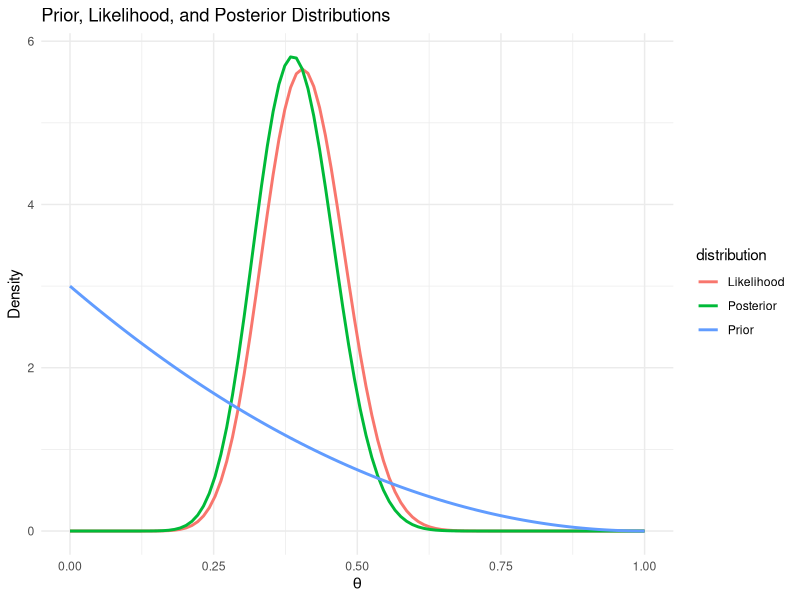

This chart was generated by the following R code:
## ---- chunk 1
knitr::opts_chunk$set(echo = TRUE)
## ---- chunk 2
# Required libraries
library(ggplot2)
## ---- chunk 3
# Prior parameters
alpha_prior <- 1
beta_prior <- 3

# Calculations
prior_mean <- alpha_prior / (alpha_prior + beta_prior)
prior_sd <- sqrt((alpha_prior * beta_prior) / ((alpha_prior + beta_prior)^2 * (alpha_prior + beta_prior + 1)))

# Print results
cat("Prior Mean:", prior_mean, "\n")
cat("Prior SD:", prior_sd, "\n")

## ---- chunk 4
# Credible interval for the prior
prior_ci <- qbeta(c(0.025, 0.975), alpha_prior, beta_prior)
cat("95% Credible Interval for Prior:", prior_ci, "\n")

## ---- chunk 5
# Data from the survey
successes <- 19
total_responses <- 47
failures <- total_responses - successes

# Posterior parameters
alpha_post <- alpha_prior + successes
beta_post <- beta_prior + failures

cat("Posterior Alpha:", alpha_post, "\n")
cat("Posterior Beta:", beta_post, "\n")

## ---- chunk 6
# Posterior mean and standard deviation
post_mean <- alpha_post / (alpha_post + beta_post)
post_sd <- sqrt((alpha_post * beta_post) / ((alpha_post + beta_post)^2 * (alpha_post + beta_post + 1)))

# 95% credible interval for the posterior
post_ci <- qbeta(c(0.025, 0.975), alpha_post, beta_post)

# Print results
cat("Posterior Mean:", post_mean, "\n")
cat("Posterior SD:", post_sd, "\n")
cat("95% Credible Interval for Posterior:", post_ci, "\n")
## ---- chunk 7
# Generate data for plotting
theta_vals <- seq(0, 1, length.out = 100)

# Prior, likelihood, and posterior densities
prior_density <- dbeta(theta_vals, alpha_prior, beta_prior)
likelihood_density <- dbeta(theta_vals, successes + 1, failures + 1)  # Beta approximation of likelihood
posterior_density <- dbeta(theta_vals, alpha_post, beta_post)

# Create a data frame for ggplot
plot_data <- data.frame(
  theta = rep(theta_vals, 3),
  density = c(prior_density, likelihood_density, posterior_density),
  distribution = rep(c("Prior", "Likelihood", "Posterior"), each = length(theta_vals))
)

# Plot
ggplot(plot_data, aes(x = theta, y = density, color = distribution)) +
  geom_line(size = 1) +
  labs(title = "Prior, Likelihood, and Posterior Distributions", x = expression(theta), y = "Density") +
  theme_minimal()

## ---- chunk 8
# Step 1: Summarize data
# Count of cars observed per interval
counts <- c(2, 2, 1, 1, 0, 4, 3, 0, 2, 1, 1, 1, 4, 0, 2, 2, 3, 2, 4, 3, 2)

counts
## ---- chunk 9
# Total number of intervals
n_intervals <- length(counts) # 21

# Step 2: Compute the sum of observed counts
sum_counts <- sum(counts) # Sum of counts, S = 42

#View
cat('sum of counts: ', sum_counts)
## ---- chunk 10
# Step 3: Specify the prior parameters
a_prior <- 1 # Shape parameter for Gamma prior
b_prior <- 10^6 # Scale parameter for Gamma prior
## ---- chunk 11
# Step 4: Compute the posterior parameters
a_post <- a_prior + sum_counts # Posterior shape
b_post <- 1 / (n_intervals + (1 / b_prior)) # Posterior rate

#View results
cat('Shape (a_post): ', a_post,
    '\n Rate (b_post): ', b_post)
## ---- chunk 12
# Step 5: Compute posterior mean and standard deviation
posterior_mean <- a_post / b_post
posterior_sd <- sqrt(a_post) / b_post

cat("Posterior mean of Lambda:", posterior_mean, "\n")
cat("Posterior standard deviation of Lambda:", posterior_sd, "\n")
## ---- chunk 13
# Step 6: 95% Credible Interval for Lambda
# Using the quantile function for the Gamma distribution
lower_lambda <- qgamma(0.025, shape = a_post, rate = b_post)
upper_lambda <- qgamma(0.975, shape = a_post, rate = b_post)

cat("95% Credible Interval for Lambda: [", lower_lambda, ",", upper_lambda, "]\n")

## ---- chunk 14
# Step 7: 95% Credible Interval for Theta (Mean Time Between Arrivals)
# Compute the credible interval for Theta = 1 / Lambda
lower_theta <- 1 / upper_lambda
upper_theta <- 1 / lower_lambda

cat("95% Credible Interval for Theta: [", lower_theta, ",", upper_theta, "]\n")
